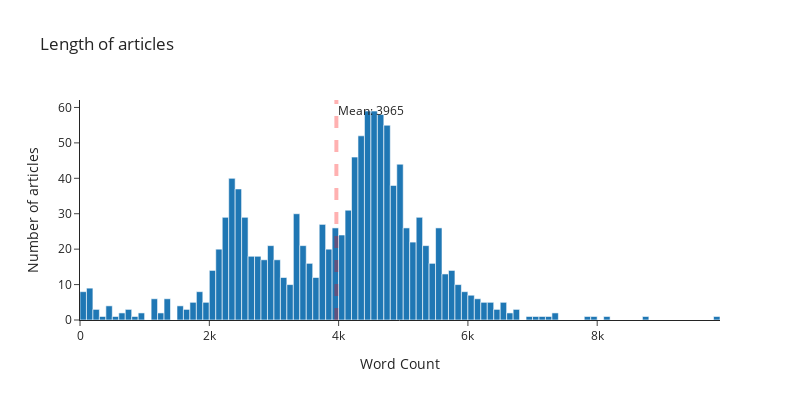

Notebook code cell kept with this figure:
### Markdown cell above
Interpretation:
* Article volume has increased over time
* There are very few articles in 2010 (the first year of PMC submission for our two journals) and 2024 (year currently in progress and academic publishing is _slow_)
* There were the most OA articles in 2020. This could be a COVID related increase in all articles published or perhaps just more OA articles

### Code cell
fig = go.Figure(
    data=go.Histogram(
        x=ARTICLE_LENGTHS["COUNT(*)"],
        nbinsx=100
    )
)

mean_length = ARTICLE_LENGTHS['COUNT(*)'].mean()
fig.add_vline(x=mean_length, line_color="red", line_width=4, line_dash="dash", annotation_text=f"Mean: {mean_length:.0f}")


fig.update_layout(
    width=800,
    height=400,
    template="simple_white",
    title="Length of articles",
    xaxis_title="Word Count",
    yaxis_title="Number of articles"
)


fig.show()
fig.write_image("article_lengths.png")

### Figure 1 — Plotly figure (JSON) as saved in the notebook; plotly's stock layout.template omitted (floating-point values rounded to 4 significant figures; data arrays with more than 128 entries replaced by an {"elided": "..."} marker saying what was removed)
{"data": [{"nbinsx": 100, "type": "histogram", "x": {"elided": "1205 int values"}}], "layout": {"annotations": [{"showarrow": false, "text": "Mean: 3965", "x": 3965.0, "xanchor": "left", "xref": "x", "y": 1, "yanchor": "top", "yref": "y domain"}], "height": 400, "shapes": [{"line": {"color": "red", "dash": "dash", "width": 4}, "type": "line", "x0": 3965.0, "x1": 3965.0, "xref": "x", "y0": 0, "y1": 1, "yref": "y domain"}], "title": {"text": "Length of articles"}, "width": 800, "xaxis": {"title": {"text": "Word Count"}}, "yaxis": {"title": {"text": "Number of articles"}}}}
